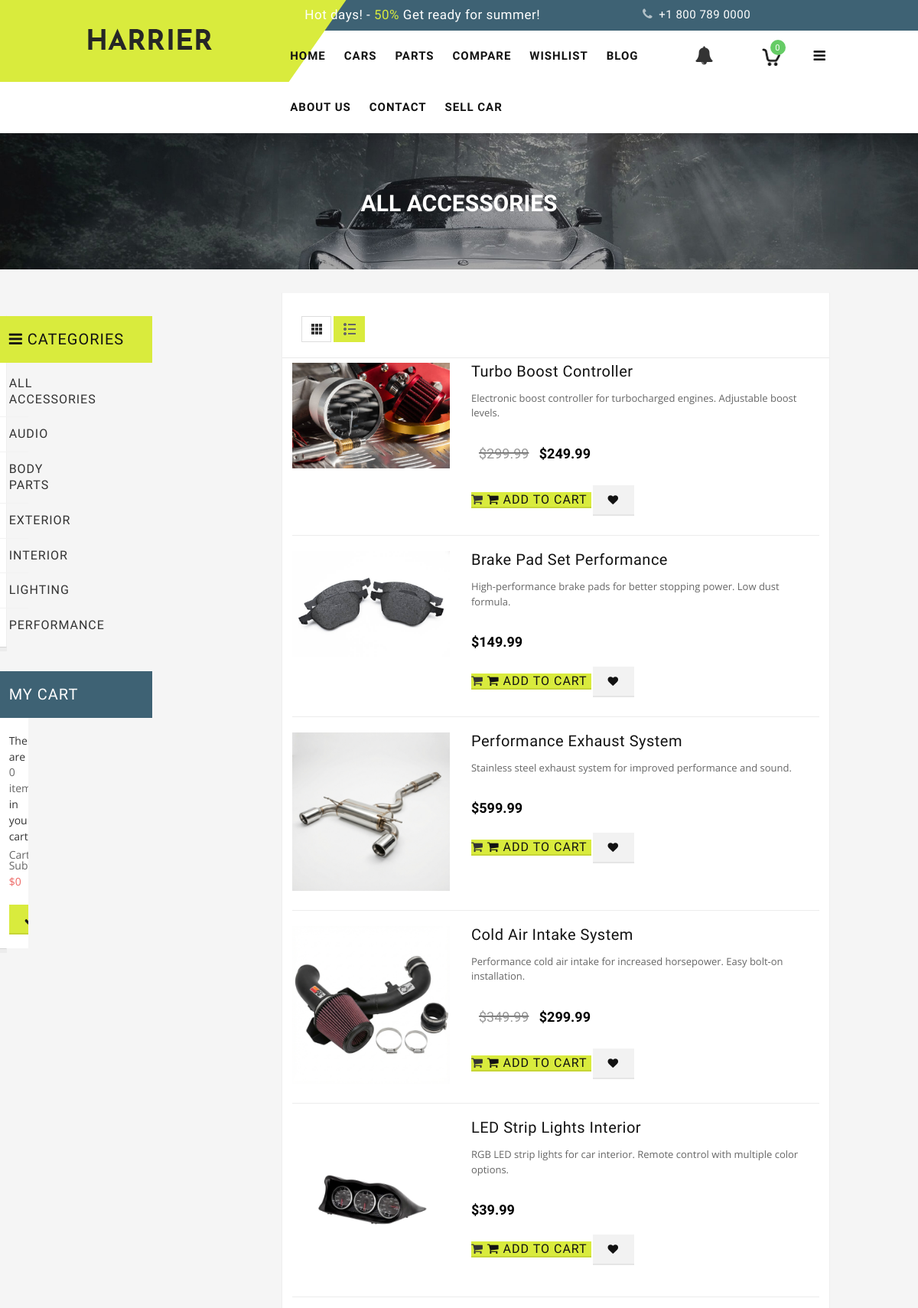
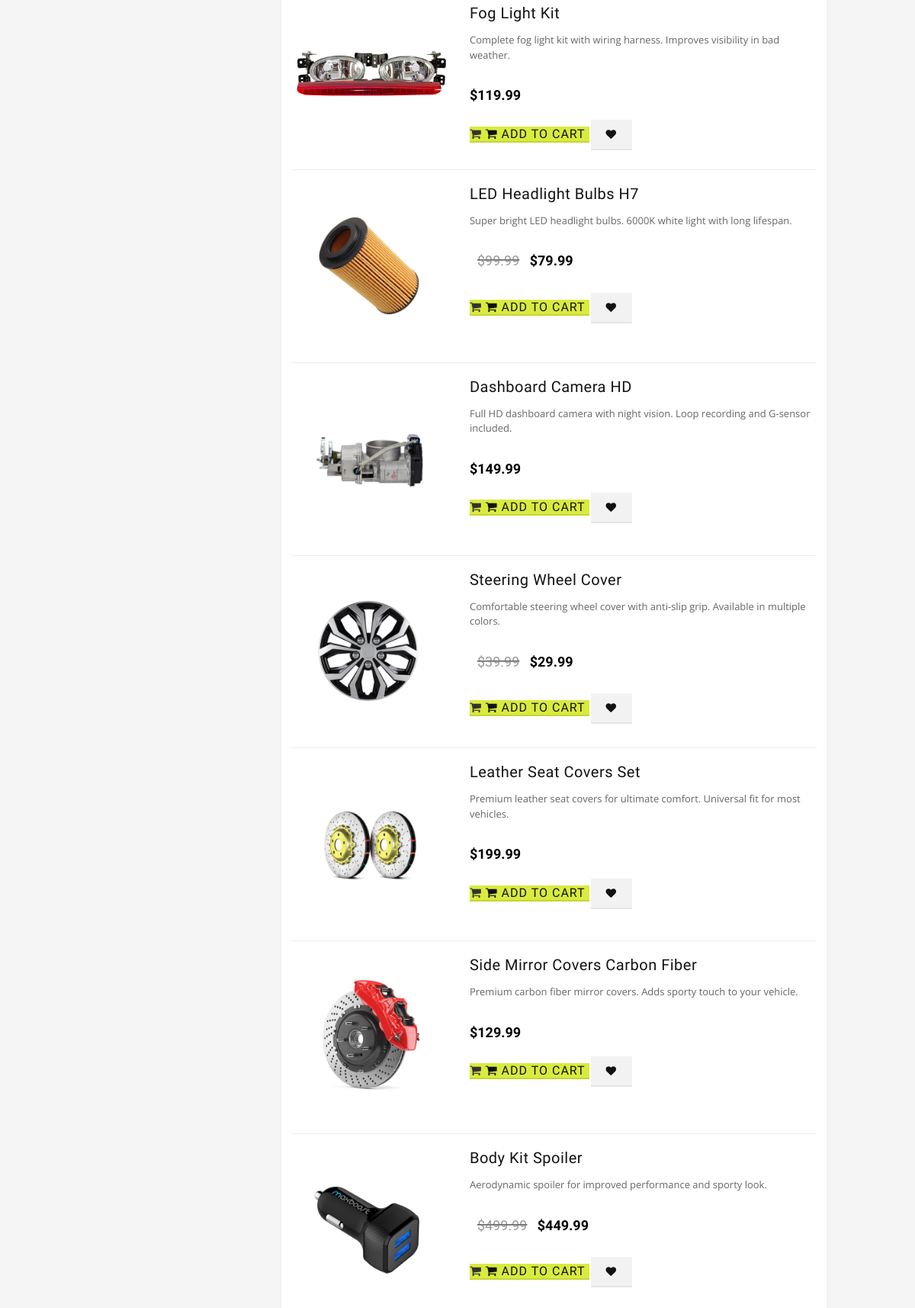
The page /list1/ (upper part) on the database its author committed (2 pictures, top to bottom).
### car_stor/models.py (models this page shows, shortened)
class Accessory(models.Model):
    seller = models.ForeignKey(User, on_delete=models.CASCADE, related_name='accessories', null=True, blank=True)
    category = models.ForeignKey(Category, on_delete=models.SET_NULL, null=True, blank=True, related_name='accessories')
    title = models.CharField(max_length=200)
    image = models.ImageField(upload_to='accessories/')
    price = models.DecimalField(max_digits=10, decimal_places=2)
    old_price = models.DecimalField(max_digits=10, decimal_places=2, blank=True, null=True)
    description = models.TextField()
    created_at = models.DateTimeField(auto_now_add=True)
    class Meta:
        verbose_name_plural = "Accessories"

class Category(models.Model):
    name = models.CharField(max_length=100)
    image = models.ImageField(upload_to='categories/', blank=True, null=True)
    class Meta:
        verbose_name_plural = "Categories"

### car_stor/views.py (the view)
# urls.py: path('list1/', views.list_accessories, name='list1'),
def list_accessories(request, category_id=None):
    accessories = Accessory.objects.all().order_by('-created_at')
    categories = Category.objects.exclude(name='Cars')
    selected_category = None
    if category_id:
        selected_category = get_object_or_404(Category, id=category_id)
        accessories = accessories.filter(category=selected_category)
    return render(request, 'list1.html', {
        'accessories': accessories,
        'categories': categories,
        'selected_category': selected_category,
        'active_page': 'list_accessories'
    })

### car_stor/context_processors.py (called while the page is built, shortened)
def car_cart(request):
    return {
        'cart_item_count': 0,
        'cart_subtotal': 0,
        'current_cart': None,
        'unread_notification_count': 0,
        'latest_notifications': []
    }

### car_stor/templates/list1.html (shortened to what this page needs)
{% extends 'base.html' %}
{% load static %}
{% block content %}
<div class="page-heading">
  <div class="page-title">
    <h2>
      {% if selected_category %}
      {{ selected_category.name|upper }} ACCESSORIES
      {% else %}
      ALL ACCESSORIES
      {% endif %}
    </h2>
  </div>
</div>
<section class="main-container col2-left-layout bounceInUp animated">
  <div class="container">
    <div class="row">
      <div class="col-main col-sm-9 col-sm-push-3 product-grid">
        <div class="pro-coloumn">
          <article class="col-main">
            <div class="toolbar">
              <div class="sorter">
                <div class="view-mode">
                  <a href="{% url 'grid' %}{% if selected_category %}/category/{{ selected_category.id }}/{% endif %}"
                    title="Grid" class="button-grid">&nbsp;</a>
                  <span title="List" class="button button-active button-list">&nbsp;</span>
                </div>
              </div>
            </div>
            <div class="category-products">
              <ol class="products-list" id="products-list">
                {% for accessory in accessories %}
                <li class="item {% if forloop.first %}first{% endif %}">
                  <div class="product-image">
                    <a href="{% url 'accessory_detail' accessory.id %}" title="{{ accessory.title }}">
                      <img class="small-image" src="{{ accessory.image.url }}" alt="{{ accessory.title }}">
                    </a>
                  </div>
                  <div class="product-shop">
                    <h2 class="product-name">
                      <a href="{% url 'accessory_detail' accessory.id %}" title="{{ accessory.title }}">{{ accessory.title }}</a>
                    </h2>
                    <div class="desc std">
                      <p>{{ accessory.description|truncatewords:40 }}</p>
                    </div>
                    <div class="price-box">
                      {% if accessory.old_price %}
                      <p class="old-price">
                        <span class="price"> ${{ accessory.old_price }} </span>
                      </p>
                      {% endif %}
                      <p class="special-price">
                        <span class="price"> ${{ accessory.price }} </span>
                      </p>
                    </div>
                    <div class="actions">
                      <a href="{% url 'add_to_cart' accessory.id %}" class="button btn-cart" title="Add to Cart">
                        <span><i class="fa fa-shopping-cart"></i> Add to Cart</span>
                      </a>
                      <span class="add-to-links">
                        <a title="Add to Wishlist" class="button link-wishlist"
                          href="{% url 'toggle_wishlist_accessory' accessory.id %}"
                          style="{% if accessory in request.user.wishlist.get.accessories.all %}color: #e74c3c;{% endif %}">
                        </a>
                      </span>
                    </div>
                  </div>
                </li>
                {% empty %}
                <li>
                  <p class="text-center" style="padding: 50px 0;">No accessories found in this category.</p>
                </li>
                {% endfor %}
              </ol>
            </div>
          </article>
        </div>
      </div>
      <aside class="col-left sidebar col-sm-3 col-xs-12 col-sm-pull-9 wow bounceInUp animated">
        {% include 'includes/_sidebar.html' %}
      </aside>
    </div>
  </div>
</section>
{% endblock %}

### car_stor/templates/includes/_sidebar_acc.html
<li>
    <a href="{% url 'grid' %}" class="{% if not selected_category %}active{% endif %}">
        All Accessories
    </a>
</li>
{% for cat in categories %}
<li>
    <a href="{% url 'grid_category' cat.id %}"
        class="{% if selected_category and selected_category.id == cat.id %}active{% endif %}">
        {{ cat.name }}
    </a>
</li>
{% endfor %}

### car_stor/static/stylesheet/responsive.css (style rules this page uses)
@media (min-width: 992px) and (max-width: 1239px) { .page-title h2 { font-size:30px; } }
@media (min-width: 992px) and (max-width: 1239px) { .category-products { overflow: hidden; padding: 0px 13px 0px 13px; } }
@media (min-width: 992px) and (max-width: 1239px) { .products-list .product-shop { width: 66%; margin-left: 15px; } }
@media (min-width: 992px) and (max-width: 1239px) { .products-list .btn-cart:before { padding-right:0px; } }
@media (min-width: 992px) and (max-width: 1239px) { .products-list .actions .add-to-links a.link-wishlist { margin-right:0px; } }
@media (min-width: 992px) and (max-width: 1239px) { .products-list .product-image { width: 30%; } }
@media (min-width: 992px) and (max-width: 1239px) { .products-list .item a img { width: 100%; } }

### rows shown on the page
Accessory: image (picture), title "Turbo Boost Controller", description "Electronic boost controller for turbocharged engines. Adjustable boost levels.", old_price "299.99", price "249.99"
Accessory: image (picture), title "Brake Pad Set Performance", description "High-performance brake pads for better stopping power. Low dust formula.", price "149.99"
Accessory: image (picture), title "Performance Exhaust System", description "Stainless steel exhaust system for improved performance and sound.", price "599.99"
Accessory: image (picture), title "Cold Air Intake System", description "Performance cold air intake for increased horsepower. Easy bolt-on installation.", old_price "349.99", price "299.99"
Accessory: image (picture), title "LED Strip Lights Interior", description "RGB LED strip lights for car interior. Remote control with multiple color options.", price "39.99"
Accessory: image (picture), title "Fog Light Kit", description "Complete fog light kit with wiring harness. Improves visibility in bad weather.", price "119.99"
Accessory: image (picture), title "LED Headlight Bulbs H7", description "Super bright LED headlight bulbs. 6000K white light with long lifespan.", old_price "99.99", price "79.99"
Accessory: image (picture), title "Dashboard Camera HD", description "Full HD dashboard camera with night vision. Loop recording and G-sensor included.", price "149.99"
Accessory: image (picture), title "Steering Wheel Cover", description "Comfortable steering wheel cover with anti-slip grip. Available in multiple colors.", old_price "39.99", price "29.99"
Accessory: image (picture), title "Leather Seat Covers Set", description "Premium leather seat covers for ultimate comfort. Universal fit for most vehicles.", price "199.99"
Accessory: image (picture), title "Side Mirror Covers Carbon Fiber", description "Premium carbon fiber mirror covers. Adds sporty touch to your vehicle.", price "129.99"
Accessory: image (picture), title "Body Kit Spoiler", description "Aerodynamic spoiler for improved performance and sporty look.", old_price "499.99", price "449.99"
Category: name "AUDIO"
Category: name "BODY PARTS"
Category: name "EXTERIOR"
Category: name "INTERIOR"
Category: name "LIGHTING"
Category: name "PERFORMANCE"

### other values the page prints
{{ cart_item_count }} "0"
{{ cart_subtotal }} "0"
